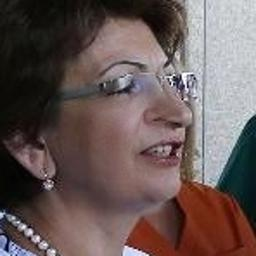
#> input picture DataSet/Test/Fake/fake_1076.jpg, 256 x 256 px, found by its file name; its folder holds only this picture in this run
$ python 'CropDataSet copy.py'
#> lines starting #> are read from the running program, lines starting #| are printed output that depends on the picture
import os
import cv2

face_cascade = cv2.CascadeClassifier(cv2.data.haarcascades + 'haarcascade_frontalface_default.xml')

def crop_face(img_path, output_folder):
    img = cv2.imread(img_path)
#> img is the input picture: shape (256, 256, 3); mean B, G, R 86.2, 88, 103.7
    gray = cv2.cvtColor(img, cv2.COLOR_BGR2GRAY)
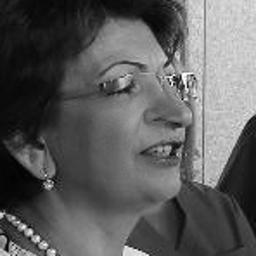
#> gray: shape (256, 256); min 0, max 255, mean 92.5
    faces = face_cascade.detectMultiScale(gray, 1.3, 5)  # Increase scaleFactor and minNeighbors
#> faces = ()
    if len(faces) == 1:  # If exactly one face is detected
        (x, y, w, h) = faces[0]  # Only take the first face
        face = img[y:y + h, x:x + w]
        cv2.imwrite(f"{output_folder}/{os.path.basename(img_path)}", face)
        os.remove(img_path)  # Only remove the image if it has been cropped successfully

dataset_folder = "C:/Users/flori/Desktop/DataSet"
new_dataset_folder = "C:/Users/flori/Desktop/NewDataSet"

for folder in ['Test', 'Train', 'Validation']:
    for subfolder in ['Fake', 'Real']:
        image_folder = os.path.join(dataset_folder, folder, subfolder)
        face_folder = os.path.join(new_dataset_folder, folder, subfolder)
        os.makedirs(face_folder, exist_ok=True)
        for filename in os.listdir(image_folder):
            crop_face(os.path.join(image_folder, filename), face_folder)
            print(filename)
